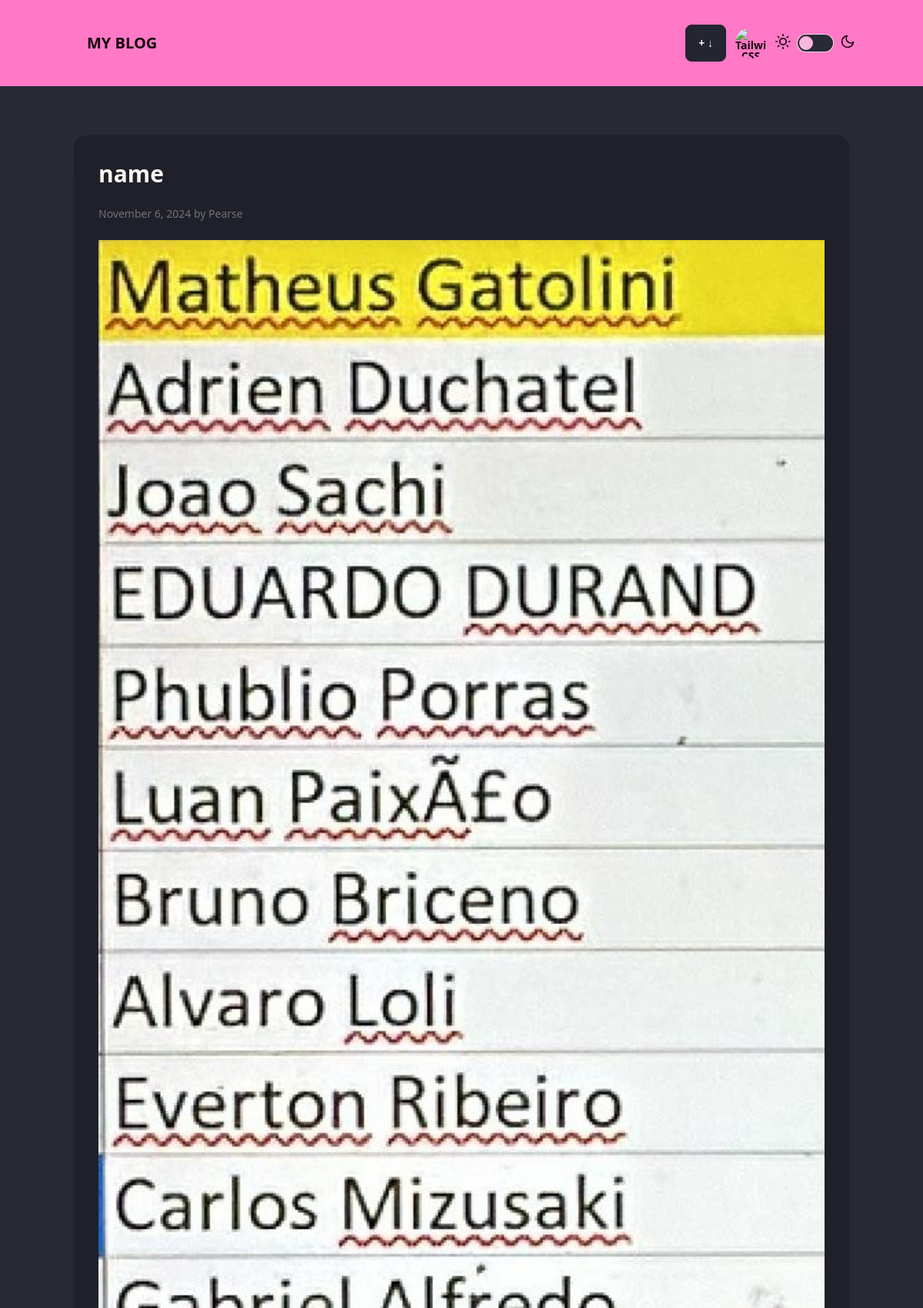
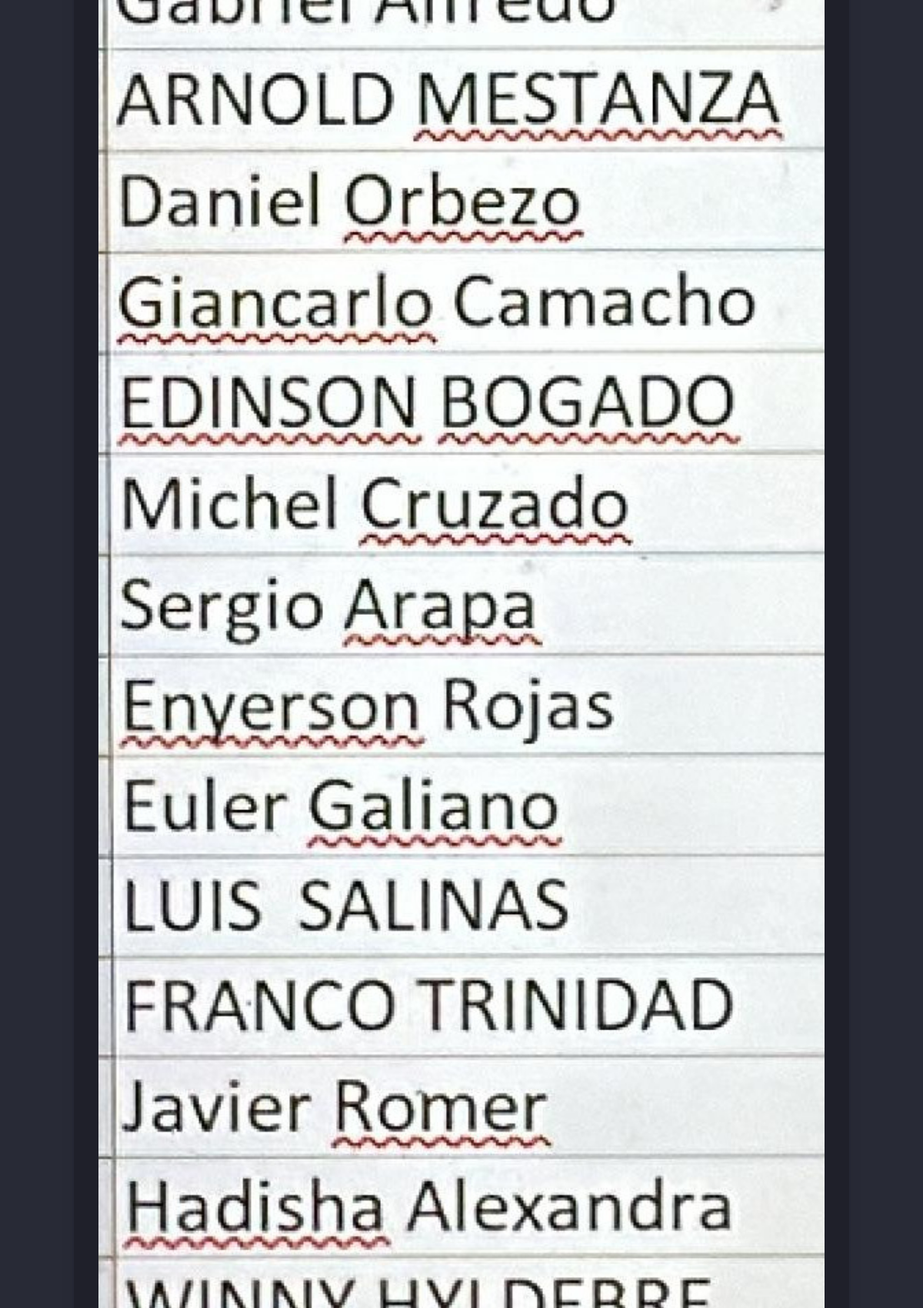
The page /post/name/ (upper part) on the database its author committed (2 pictures, top to bottom).
### blog/models.py (models this page shows, shortened)
class Post(models.Model):
    title = models.CharField(max_length=200)
    slug = models.SlugField(unique=True)
    author = models.ForeignKey(User, on_delete=models.CASCADE)
    body = models.TextField()
    cover_image = models.ImageField(upload_to="cover_images/", blank=True, null=True)
    created = models.DateTimeField(default=timezone.now)
    updated = models.DateTimeField(auto_now=True)
    class Meta:
        ordering = ("-created",)

### blog/views.py (the view)
# urls.py: path("<slug:slug>/", views.post_detail, name="post_detail"),
def post_detail(request, slug):
    post = get_object_or_404(Post, slug=slug)
    comments = post.comments.all()
    if request.method == "POST":
        form = CommentForm(request.POST)
        if form.is_valid():
            comment = form.save(commit=False)
            comment.post = post
            comment.author = request.user  # Associate the logged-in user
            comment.save()
            return redirect("post_detail", slug=slug)
    else:
        form = CommentForm()
    return render(
        request,
        "blog/post_detail.html",
        {
            "post": post,
            "comments": comments,
            "form": form,
        },
    )

### blog/forms.py
class CommentForm(forms.ModelForm):
    class Meta:
        model = Comment
        fields = ["body"]
    body = forms.CharField(
        widget=forms.Textarea(
            attrs={
                "rows": 6,
                "placeholder": "Add a comment...",
                "class": "textarea textarea-bordered w-full textarea-secondary",
            }
        ),
        label="",
    )

### blog/templates/blog/post_detail.html (shortened to what this page needs)
{% extends "blog/base.html" %} {% block title %}{{ post.title }}{% endblock %}
{% block content %}
<div class="container mx-auto px-2 py-8">
  <div class="card bg-base-300 shadow-xl mb-8">
    <div class="card-body">
      <h1 class="text-3xl font-semibold mb-4">{{ post.title }}</h1>
      <p class="text-sm text-neutral-500">
        {{ post.created|date:"F j, Y" }} by {{ post.author }}
      </p>
      {% if post.cover_image %}
      <div class="py-4">
        <img
          src="{{ post.cover_image.url }}"
          alt="{{ post.title }}"
          class="w-full h-auto object-cover mb-4"
        />
      </div>
      {% endif %}
    </div>
  </div>
</div>
{% endblock %}

### rows shown on the page
Post: title "name", created "November 6, 2024", author "Pearse", cover_image (picture)
